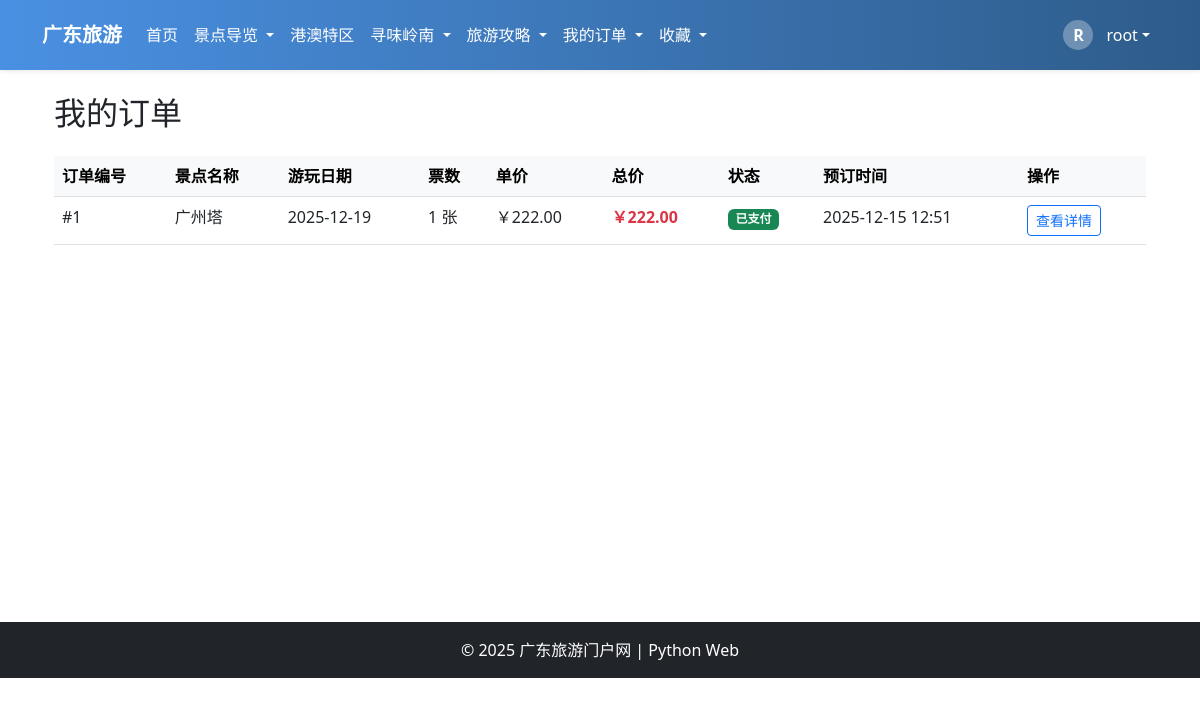
The page /bookingApp/my_bookings/ (signed in) on the database as committed earlier.
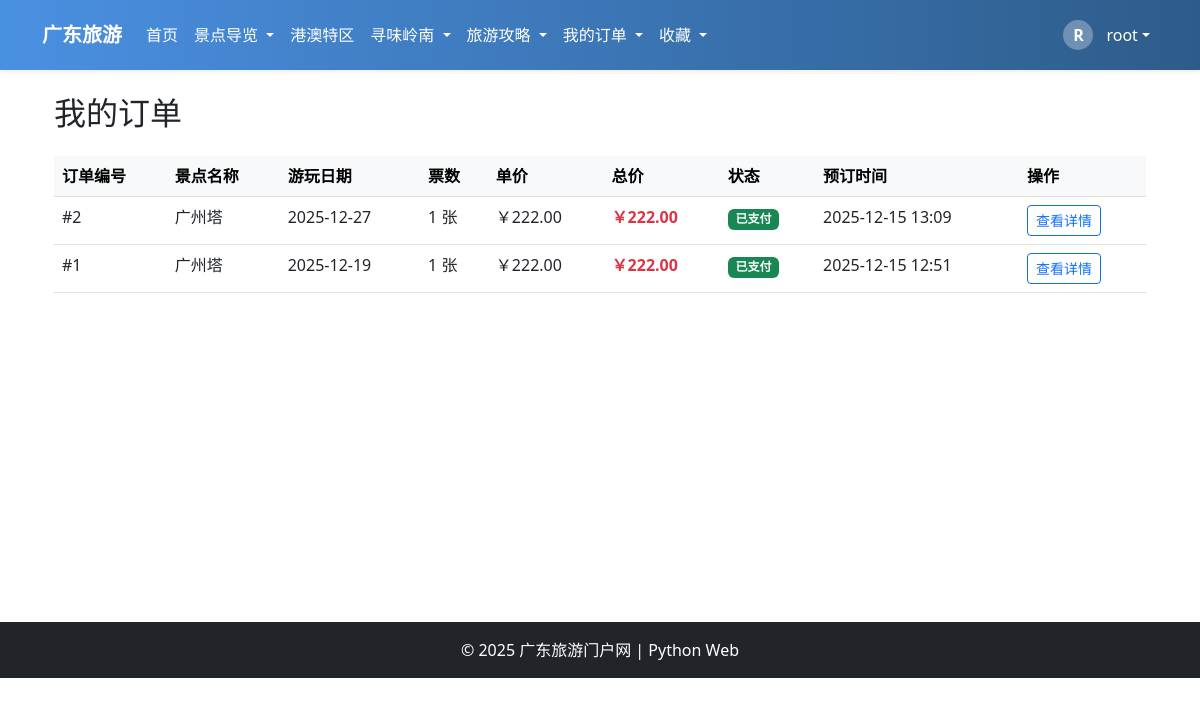
The same page on the database as committed later.
### bookingApp/models.py (models this page shows, shortened)
class Booking(models.Model):
    STATUS_CHOICES = (
        ('pending', '待支付'),
        ('paid', '已支付'),
        ('cancelled', '已取消'),
    )
    user = models.ForeignKey(User, on_delete=models.CASCADE, verbose_name="下单用户")
    attraction = models.ForeignKey(Attraction, on_delete=models.CASCADE, verbose_name="预订景点")
    visit_date = models.DateField(verbose_name="游玩日期")
    quantity = models.PositiveIntegerField(default=1, verbose_name="票数")
    status = models.CharField(max_length=20, choices=STATUS_CHOICES, default='paid', verbose_name="状态")
    created_at = models.DateTimeField(default=timezone.now, null=True, blank=True, verbose_name="创建时间")
    @property
    def total_price(self):
        return self.attraction.price * self.quantity

### attractionsApp/models.py (models this page shows, shortened)
class Attraction(models.Model):
    REGION_CHOICES = (
        ('yue_bei', '粤北'),
        ('yue_xi', '粤西'),
        ('yue_nan', '珠三角'),
        ('yue_dong', '粤东'),
        ('gang_ao', '港澳'),
    )
    CITY_CHOICES = (
        ('guangzhou', '广州'),
        ('shenzhen', '深圳'),
        ('foshan', '佛山'),
        ('dongguan', '东莞'),
        ('zhuhai', '珠海'),
        ('zhongshan', '中山'),
        ('jiangmen', '江门'),
        ('huizhou', '惠州'),
        ('zhaoqing', '肇庆'),
        ('shantou', '汕头'),
        ('chaozhou', '潮州'),
        ('jieyang', '揭阳'),
        ('shanwei', '汕尾'),
        ('meizhou', '梅州'),
        ('shaoguan', '韶关'),
        ('qingyuan', '清远'),
        ('heyuan', '河源'),
        ('maoming', '茂名'),
        ('yangjiang', '阳江'),
        ('yunfu', '云浮'),
        ('zhanjiang', '湛江'),
    )
    TYPE_CHOICES = (
        ('natural', '自然'),
        ('cultural', '人文'),
        ('mixed', '综合'),
    )
    name = models.CharField(max_length=100, verbose_name="景点名称")
    region = models.CharField(max_length=20, choices=REGION_CHOICES, verbose_name="所属区域")
    city = models.CharField(max_length=20, choices=CITY_CHOICES, verbose_name="所属城市", default='guangzhou')
    attraction_type = models.CharField(max_length=20, choices=TYPE_CHOICES, verbose_name="景点类型", default='mixed')
    description = models.TextField(verbose_name="景点介绍")
    price = models.DecimalField(max_digits=7, decimal_places=2, verbose_name="门票价格", null=True, blank=True)
    is_free = models.BooleanField(default=False, verbose_name="门票免费")
    image = models.ImageField(upload_to='attractions/', verbose_name="封面图")
    opening_hours = models.CharField(max_length=200, verbose_name="开放时间", default="09:00-18:00")
    map_image = models.ImageField(upload_to='attractions/maps/', verbose_name="地图位置图", null=True, blank=True)
    view_count = models.PositiveIntegerField(default=0, verbose_name="浏览量")
    like_count = models.PositiveIntegerField(default=0, verbose_name="点赞数")
    created_at = models.DateTimeField(auto_now_add=True, verbose_name="创建时间")
    updated_at = models.DateTimeField(auto_now=True, verbose_name="更新时间")
    class Meta:
        ordering = ['-created_at']
        verbose_name = "景点"
        verbose_name_plural = "景点"

### bookingApp/views.py (the view)
# urls.py: path('my_bookings/', views.my_bookings, name='my_bookings'),  # 我的订单
@login_required
def my_bookings(request):
    bookings = Booking.objects.filter(user=request.user).order_by('-created_at')
    return render(request, 'booking/list.html', {'bookings': bookings})

### templates/booking/list.html (shortened to what this page needs)
{% extends 'base.html' %}
{% block content %}
<div class="container mt-4">
    <h2 class="mb-4">我的订单</h2>
    {% if bookings %}
        <div class="table-responsive">
            <table class="table table-hover">
                <thead class="table-light">
                    <tr>
                        <th>订单编号</th>
                        <th>景点名称</th>
                        <th>游玩日期</th>
                        <th>票数</th>
                        <th>单价</th>
                        <th>总价</th>
                        <th>状态</th>
                        <th>预订时间</th>
                        <th>操作</th>
                    </tr>
                </thead>
                <tbody>
                    {% for booking in bookings %}
                    <tr>
                        <td>#{{ booking.id }}</td>
                        <td>{{ booking.attraction.name }}</td>
                        <td>{{ booking.visit_date|date:"Y-m-d" }}</td>
                        <td>{{ booking.quantity }} 张</td>
                        <td>￥{{ booking.attraction.price }}</td>
                        <td class="text-danger fw-bold">￥{{ booking.total_price }}</td>
                        <td>
                            {% if booking.status == 'paid' %}
                                <span class="badge bg-success">已支付</span>
                            {% elif booking.status == 'pending' %}
                                <span class="badge bg-warning">待支付</span>
                            {% else %}
                                <span class="badge bg-secondary">已取消</span>
                            {% endif %}
                        </td>
                        <td>{{ booking.created_at|date:"Y-m-d H:i" }}</td>
                        <td>
                            <a href="{% url 'bookingApp:booking_detail' booking.id %}" class="btn btn-sm btn-outline-primary">查看详情</a>
                        </td>
                    </tr>
                    {% endfor %}
                </tbody>
            </table>
        </div>
    {% else %}
        <div class="alert alert-info text-center">
            <p class="mb-0">您还没有任何订单，<a href="{% url 'attractionsApp:attraction_list' %}">去看看景点吧</a></p>
        </div>
    {% endif %}
</div>
{% endblock %}

Rows that differ between the two databases and show on the page:
added Booking: id "2", attraction.name "广州塔", visit_date "2025-12-27", quantity "1", attraction.price "222.00", total_price "222.00", status "已支付", created_at "2025-12-15 13:09"
